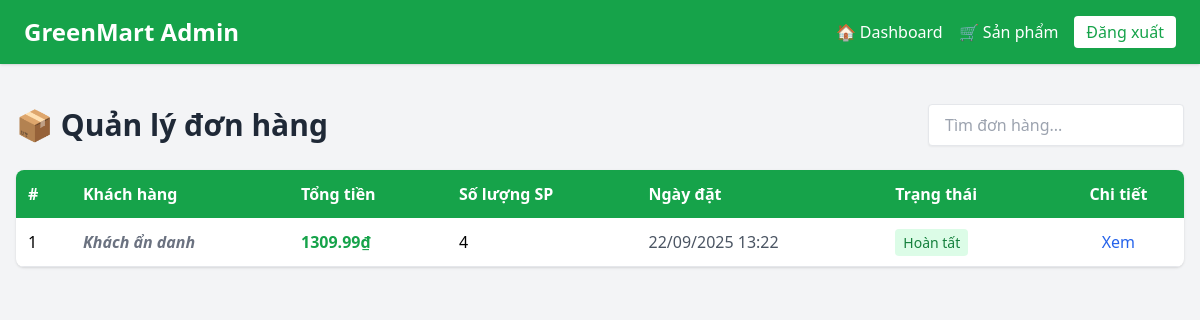
The app's page /admin_panel/orders/, older data.
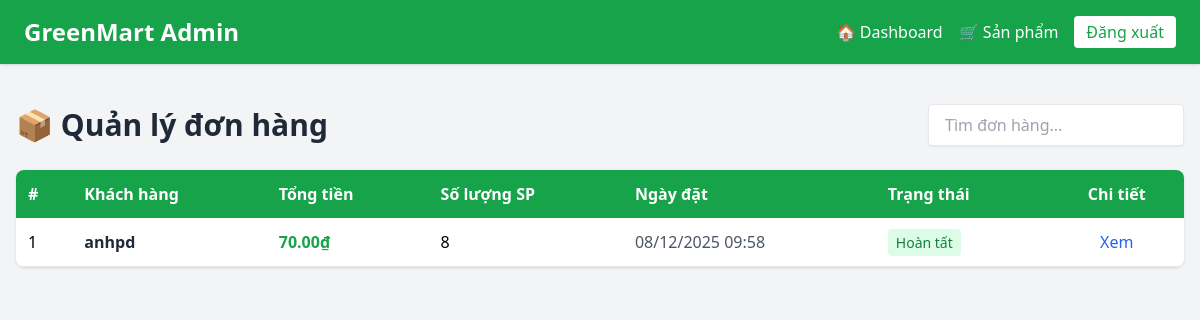
The same page, newer data.
### app/models.py (models this page shows, shortened)
class Order(models.Model):
    customer = models.ForeignKey(User, max_length=100, on_delete=models.SET_NULL, null=True, blank=True)
    date_order = models.DateTimeField(max_length=100,auto_now_add=True)
    complete =  models.BooleanField(default=False,null=True,blank=False)
    transaction_id = models.CharField(max_length=100, blank=True, null=True)
    promotion = models.ForeignKey(
        'Promotion', on_delete=models.SET_NULL, null=True, blank=True, related_name='orders'
    )
    @property
    def get_cart_items(self):
        orderitems = self.orderitem_set.all()
        total = sum([item.quantity for item in orderitems])
        return total
    @property
    def get_cart_total(self):
        orderitems = self.orderitem_set.all()
        total = sum(item.get_total for item in orderitems)
        return total

class OrderItem(models.Model):
    product = models.ForeignKey(Product, on_delete=models.SET_NULL, null=True, blank=True)
    order = models.ForeignKey(Order, on_delete=models.SET_NULL, null=True, blank=True)
    quantity = models.IntegerField(default=0, null=True, blank=True)
    date_added = models.DateTimeField(max_length=100,auto_now_add=True)
    @property
    def get_total(self):
        if not self.product:
            return Decimal('0')
        return self.product.price * self.quantity

class Product(models.Model):
    UNIT_CHOICES = [
        ("kg", "Kilogram"),
        ("gr", "Gram"),
        ("bó", "Bó"),
        ("túi", "Túi"),
        ("quả", "Quả"),
    ]
    STATUS_CHOICES = [
        ("available", "Còn hàng"),
        ("out_of_stock", "Hết hàng"),
        ("hidden", "Ẩn"),
    ]
    name = models.CharField(max_length=200)
    slug = models.SlugField(max_length=200, unique=True, blank = True)
    category = models.ForeignKey(Category, on_delete=models.CASCADE, related_name="products")
    description = models.TextField(blank=True, null=True)
    price = models.DecimalField(max_digits=10, decimal_places=2)
    unit = models.CharField(max_length=20, choices=UNIT_CHOICES, default="kg")
    stock = models.PositiveIntegerField(default=0)  # số lượng tồn kho
    status = models.CharField(max_length=20, choices=STATUS_CHOICES, default="available")
    origin = models.CharField(max_length=100, choices=Origin.choices, default=Origin.VIETNAM, blank=True, null=True)   # Việt Nam, Úc, Mỹ...
    image = models.ImageField(upload_to="products/", blank=True, null=True)
    is_featured = models.BooleanField(default=False)   # Sản phẩm nổi bật
    created_at = models.DateTimeField(auto_now_add=True)
    updated_at = models.DateTimeField(auto_now=True)
    user = models.ForeignKey(User, on_delete=models.CASCADE, blank= True, null=True)

### adminpanel/views.py (the view)
# urls.py: path('orders/', views.order_list, name='admin_orders'),
def order_list(request):
    orders = Order.objects.filter(complete = True)
    return render(request, 'orders.html', {'orders': orders})

### adminpanel/templates/orders.html (shortened to what this page needs)
<!DOCTYPE html>
<html lang="vi">
<head>
  <script src="https://cdn.tailwindcss.com"></script>
</head>
<body class="bg-gray-100">
  <nav class="bg-green-600 text-white px-6 py-4 flex justify-between items-center shadow">
    <h1 class="text-2xl font-bold">GreenMart Admin</h1>
    <div class="flex items-center gap-4">
      <a href="/admin_panel/" class="hover:underline">🏠 Dashboard</a>
      <a href="/admin_panel/products/" class="hover:underline">🛒 Sản phẩm</a>
      <a href="#" class="bg-white text-green-600 px-3 py-1 rounded font-medium">Đăng xuất</a>
    </div>
  </nav>
  <main class="max-w-7xl mx-auto py-10 px-4">
    <div class="flex justify-between items-center mb-6">
      <h2 class="text-3xl font-bold text-gray-800">📦 Quản lý đơn hàng</h2>
      <input
        type="text"
        id="searchOrder"
        placeholder="Tìm đơn hàng..."
        class="px-4 py-2 border rounded shadow-sm focus:outline-none focus:ring-2 focus:ring-green-500 w-64"
      >
    </div>
    <div class="bg-white rounded-lg shadow overflow-x-auto">
      <table class="w-full border-collapse text-left">
        <thead class="bg-green-600 text-white">
          <tr>
            <th class="p-3">#</th>
            <th class="p-3">Khách hàng</th>
            <th class="p-3">Tổng tiền</th>
            <th class="p-3">Số lượng SP</th>
            <th class="p-3">Ngày đặt</th>
            <th class="p-3">Trạng thái</th>
            <th class="p-3 text-center">Chi tiết</th>
          </tr>
        </thead>
        <tbody id="orderTable">
          {% for order in orders %}
          <tr class="border-b hover:bg-gray-50 transition">
            <td class="p-3">{{ forloop.counter }}</td>
            <td class="p-3 font-semibold text-gray-800">
              {% if order.customer %}
                {{ order.customer.username }}
              {% else %}
                <span class="text-gray-500 italic">Khách ẩn danh</span>
              {% endif %}
            </td>
            <td class="p-3 text-green-600 font-bold">{{ order.get_cart_total }}₫</td>
            <td class="p-3">{{ order.get_cart_items }}</td>
            <td class="p-3 text-gray-600">{{ order.date_order|date:"d/m/Y H:i" }}</td>
            <td class="p-3">
              {% if order.complete %}
                <span class="px-2 py-1 bg-green-100 text-green-700 rounded text-sm">Hoàn tất</span>
              {% else %}
                <span class="px-2 py-1 bg-yellow-100 text-yellow-700 rounded text-sm">Đang xử lý</span>
              {% endif %}
            </td>
            <td class="p-3 text-center">
              <button
                onclick="toggleDetails('{{ order.id }}')"
                class="text-blue-600 hover:underline"
              >
                Xem
              </button>
            </td>
          </tr>
          {% empty %}
          <tr>
            <td colspan="7" class="text-center text-gray-500 py-6">Không có đơn hàng nào</td>
          </tr>
          {% endfor %}
        </tbody>
      </table>
    </div>
  </main>
</body>
</html>

Row changes from the older to the newer data that the page shows:
removed Order: shows "Khách ẩn danh", get_cart_total "1309.99", get_cart_items "4", date_order "22/09/2025 13:22", complete "Hoàn tất"
now on this page (row edited): Order: customer.username "anhpd", get_cart_total "70.00", get_cart_items "8", date_order "08/12/2025 09:58", complete "Hoàn tất"
